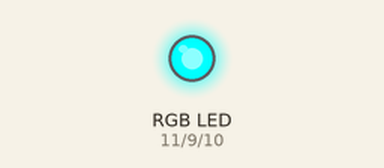
Recording of a sketch running on a simulated Arduino Uno, built with avr-gcc and run on an emulated ATmega328P. Shown: an RGB LED mixed from three pins (HIGH = lit).

Above: at 0.15 s.
At 13.6 s:
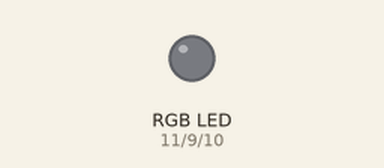
At 15.4 s:
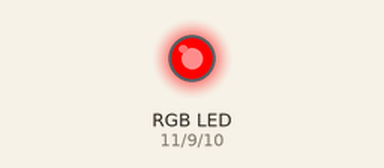
At 17.52 s:
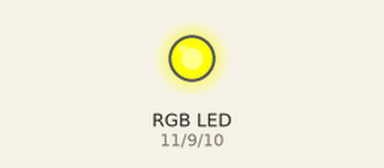
At 30.7 s:
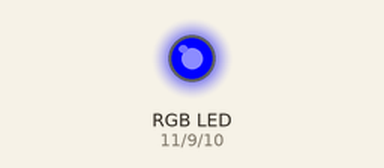
At 36.8 s:
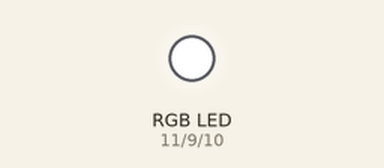
Timing chart, 0 to 40.0 s (numbered marks = the images above):
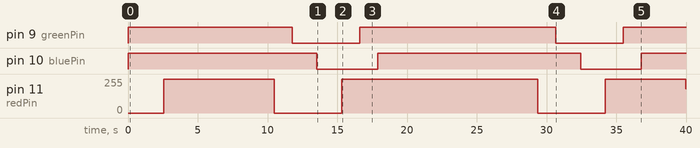

The sketch:

RGBLED.ino
```cpp
/* YourDuinoStarter Example: RGB_LED_Fade
 - Red-Green-Blue LED fades between colors automatically
   - Left:  RED
   - Second: +5V "Common Anode"
   - Third: BLUE
   - Right: Green
 - V1.00 09/17/12
   Based on code by Matthew L Beckler
   Questions: terry@yourduino.com */
/*-----( Declare Constants and Pin Numbers )-----*/
#define redPin   11
#define bluePin 10
#define greenPin   9

#define brighter  1
#define dimmer    0
/*-----( Declare Variables )-----*/
int  redValue ;  // Hold the current brightness value
int  greenValue;
int  blueValue;

int  updateDelay; // Milliseconds delay on changes


void setup()   /****** SETUP: RUNS ONCE ******/
{
/* NOTE: Because the LED is "common Anode", the LEDs get brighter
   as the Arduino pin goes towards 0 volts. (It is "Inverted").
   So value=255 of OFF and value=0 in brightest.  */

  redValue = 255;  // Start with all off
  greenValue = 255;
  blueValue = 255;
  updateDelay = 5; // Ms delay. Higher will be slower. Try 2 also.
  SetLED_brightness();  // This is defined at the end of this text
}//--(end setup )---


void loop()   /****** LOOP: RUNS CONSTANTLY ******/
{

  ColorChange(&redValue, brighter ); // Red only
  ColorChange(&redValue, dimmer );
  delay(updateDelay * 100);

  ColorChange(&greenValue, brighter ); // Green only
  ColorChange(&greenValue, dimmer );
  delay(updateDelay * 100);

  ColorChange(&blueValue, brighter ); // Blue only
  ColorChange(&blueValue, dimmer );
  delay(updateDelay * 100);

  ColorChange(&redValue, brighter ); // Red plus Green = Yellow
  ColorChange(&greenValue, brighter );
  delay(updateDelay * 100);
  ColorChange(&blueValue, brighter ); // plus Blue
  delay(updateDelay * 100);
  ColorChange(&redValue, dimmer );
  ColorChange(&greenValue, dimmer );
  ColorChange(&blueValue, dimmer );
  delay(updateDelay * 200);


}//--(end main loop )---

/*-----( Declare User-written Functions )-----*/

/*------( This function updates the LED outputs)----*/
void SetLED_brightness()
{
  analogWrite(redPin, redValue);
  analogWrite(greenPin, greenValue);
  analogWrite(bluePin, blueValue);
} // End SetLED_brightness

/*--(Update one of the Colors )--------------------------*/

void ColorChange(int* LEDvalue, int howBright)
/*--( Brighten an LED to full, or dim to dark )---*/
{
  for (int i = 0; i < 255; i++)
  {
    if (howBright == dimmer)    (*LEDvalue)++;
    if (howBright == brighter)  (*LEDvalue)--;
    SetLED_brightness();
    delay(updateDelay);
  }
}
```

Measured:
- by itself, pin 9 (greenPin): alternates HIGH for 14.0 s and LOW for 4.8 s
- by itself, pin 10 (bluePin): alternates HIGH for 14.5 s and LOW for 4.3 s
- by itself, pin 11 (redPin): 0/255 → 255/255 at 2.6 s, → 0/255 7.9 s later, → 255/255 4.8 s later, → 0/255 14.0 s later, … (6 changes in this stretch)
